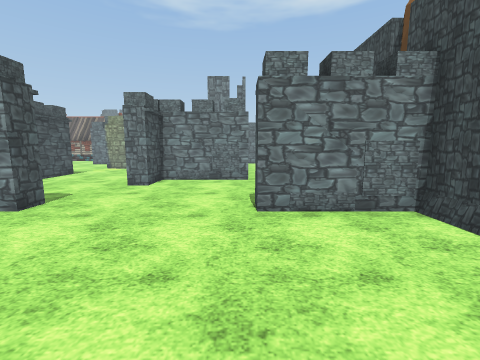
[1] (above)

22 first-person views from a walk through a 3-D level made in the Unity game engine. The camera is 1.5 m above the floor, tilts 8° down and sees 90° across. Doors are open. The floor is counted in squares, 1 m on a side. Each view is taken from the middle of a square. On the plan, view 1 faces up. The plan holds only what a view shows up to about 13 squares ahead; the rest is blank. The place goes on beyond the plan. The terrain is drawn as flat ground. The player character is not drawn. Some animated figures are left out. Some surface patterns are stand-ins.

[2]
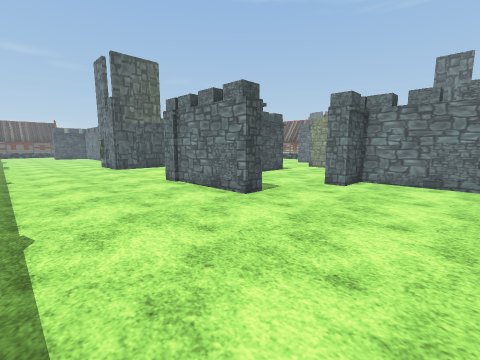

[3]
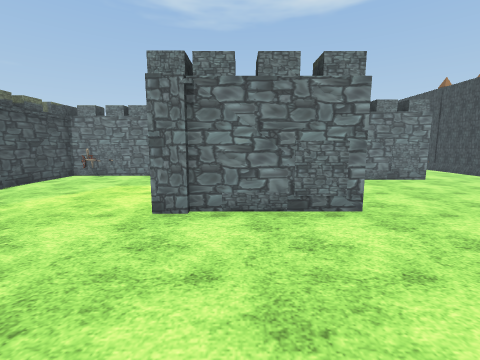

[4]
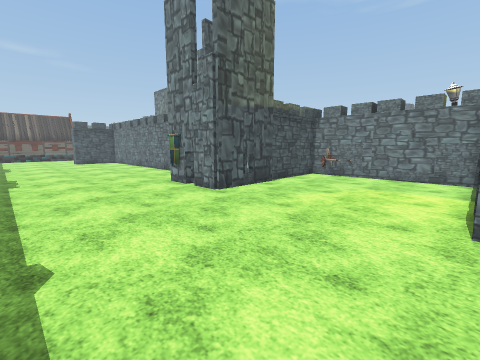

[5]
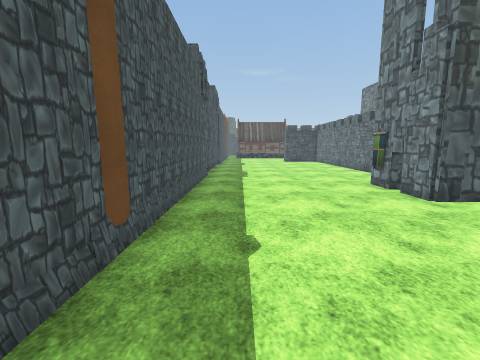

[6]
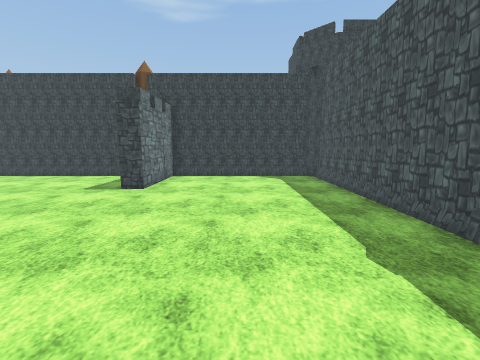

[7]
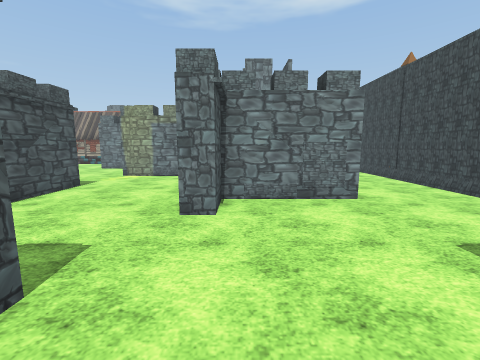

[8]
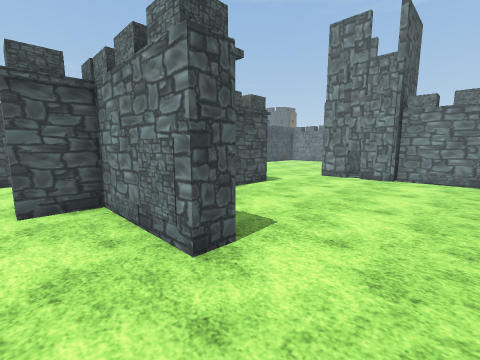

[9]
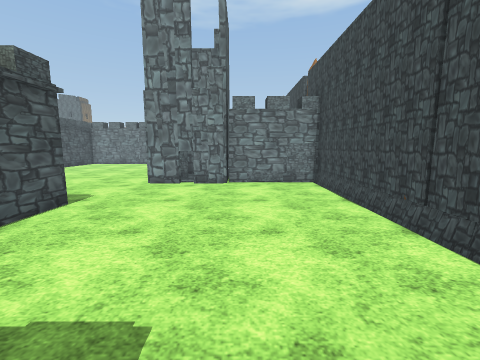

[10]
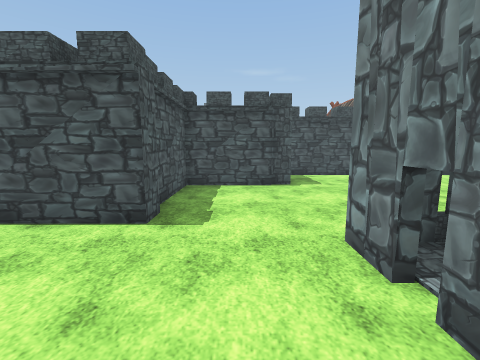

[11]
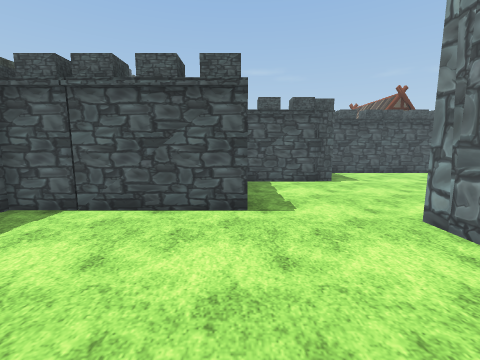

[12]
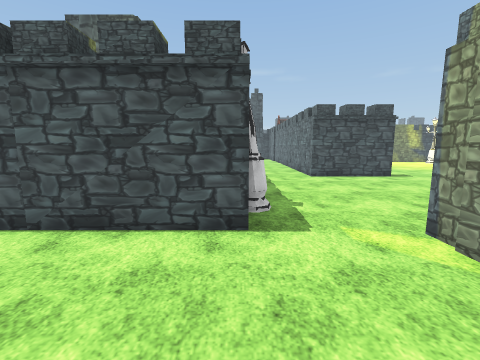

[13]
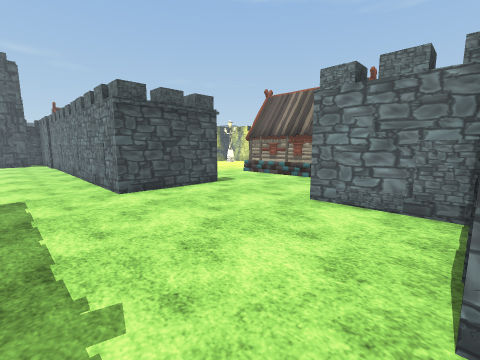

[14]
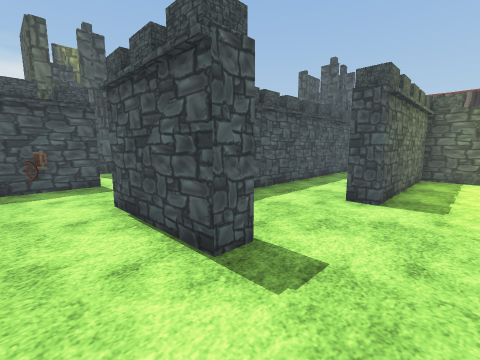

[15]
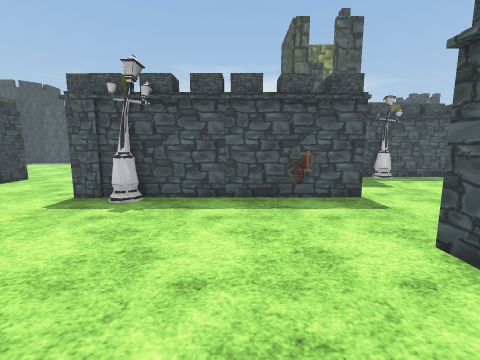

[16]
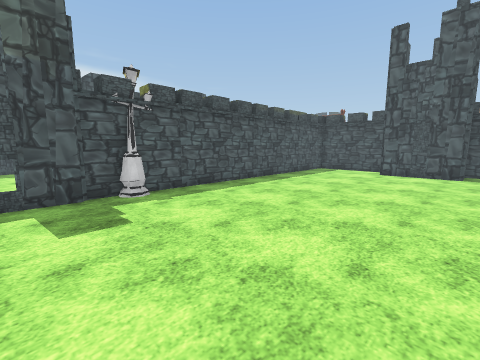

[17]
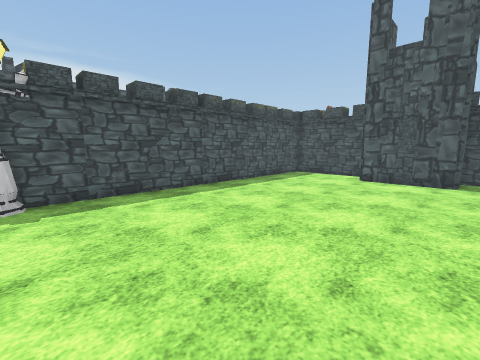

[18]
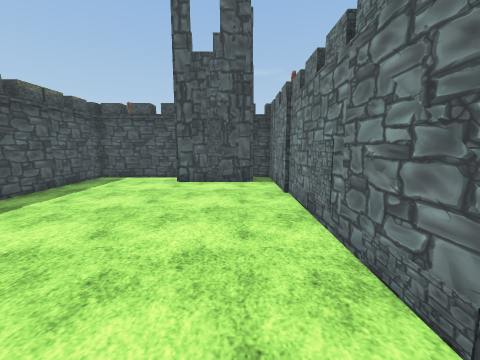

[19]
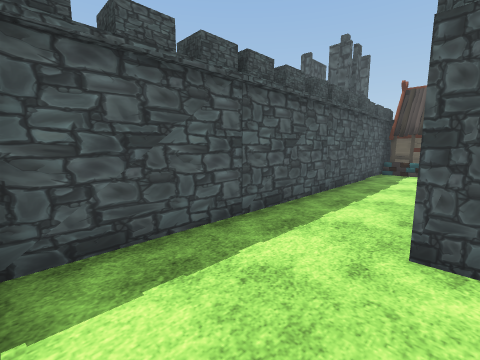

[20]
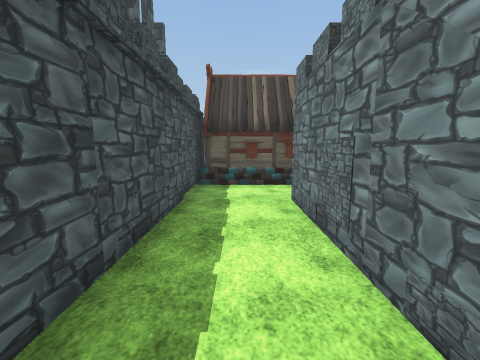

[21]
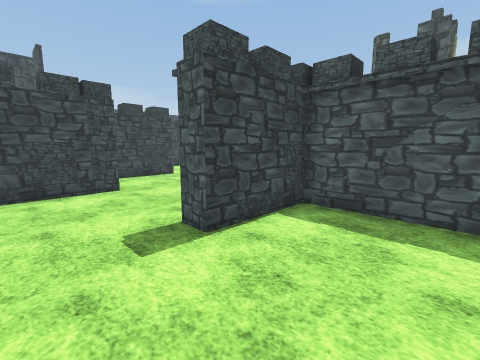

[22]
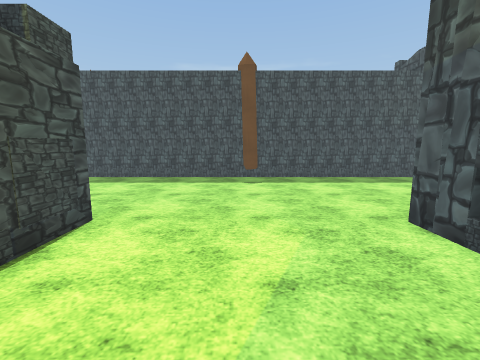

### Floor plan
Points are (right, up) in squares from view 1. A wall is a line through its corners. A room is listed if a view was taken in it or the views show most of it. See-through windows are left out.
Room 1 (views 1, 2, 3, 4, 5, 6, 7, 8, 9, 10, 11, 12, 13, 14, 15, 16, 17, 18, 19, 20, 21, 22)
walls: (-17.6, 13) (-9.2, 13) (-9.2, 8.6); (-9.9, 12.2) (-16.6, 12.2) (-16.6, 8.5); (-9.1, 5.2) (-10, 5.2) (-10, 7.2); (-5.2, 6.2) (-5.2, 5.4) (-9.2, 5.4); (-6.1, 16.2) (-9, 16.2) (-9, 19.1); (-9, 20.2) (-12.4, 20.2) (-12.4, 23.1); (-13.9, -1.8) (-13.4, -1.7) (-13.1, -1.9); (-4.4, 17.2) (-3.5, 17.2) (-3.5, 9.1) (-4.4, 9.1) (-4.4, 10.5); (-8.2, 21) (-8.2, 16.9) (-5, 16.9); (-11.6, 23.5) (-11.6, 21.6); (-24.2, 20.5) (-29.8, 20.5); (-23, -1.8) (3.8, -1.8); (0.4, 11.6) (0.4, 10.7) (-3.6, 10.7); (-29.8, 17.4) (-17.7, 17.4) (-17.7, 20.6) (-16.9, 20.6) (-16.9, 16.6) (-32.5, 16.6); (-32.5, 8.3) (-19.6, 8.3); (-27.9, 23.1) (-27.9, 21.3) (-21.7, 21.3) (-21.7, 20.4); (-32.5, 17.4) (-30.1, 17.4); (4.2, 8) (4.2, 21) (0.5, 21); (4.2, -1.5) (4.2, 5.4) (0.4, 5.4) (0.4, 6.2)
objects: other object (-32, 13) to (-32, 14); other object (-32, 22); other object (-21, 8) to (-21, 9); other object (-19, 5); other object (-19, 5) to (-17, 8); other object (-16, 13); other object (-11, 13); other object (-3, 21) to (0, 23)

Where each view was taken, in squares from view 1:
view 1: 0 up, 0 right, facing up
view 2: 0 up, 0 right, facing up-left
view 3: 0 up, 8 left, facing up
view 4: 0 up, 10 left, facing up-left
view 5: 0 up, 10 left, facing left
view 6: 2 up, 8 left, facing right
view 7: 4 up, 3 left, facing up
view 8: 9 up, 3 right, facing up-left
view 9: 11 up, 1 right, facing up
view 10: 19 up, 1 right, facing left
view 11: 17 up, 2 right, facing left
view 12: 13 up, 5 left, facing left
view 13: 14 up, 9 left, facing up-left
view 14: 23 up, 15 left, facing down-left
view 15: 20 up, 14 left, facing down
view 16: 16 up, 18 left, facing down-left
view 17: 16 up, 21 left, facing down-left
view 18: 15 up, 22 left, facing left
view 19: 21 up, 18 left, facing down-left
view 20: 19 up, 23 left, facing left
view 21: 23 up, 21 left, facing down-right
view 22: 10 up, 13 left, facing down
